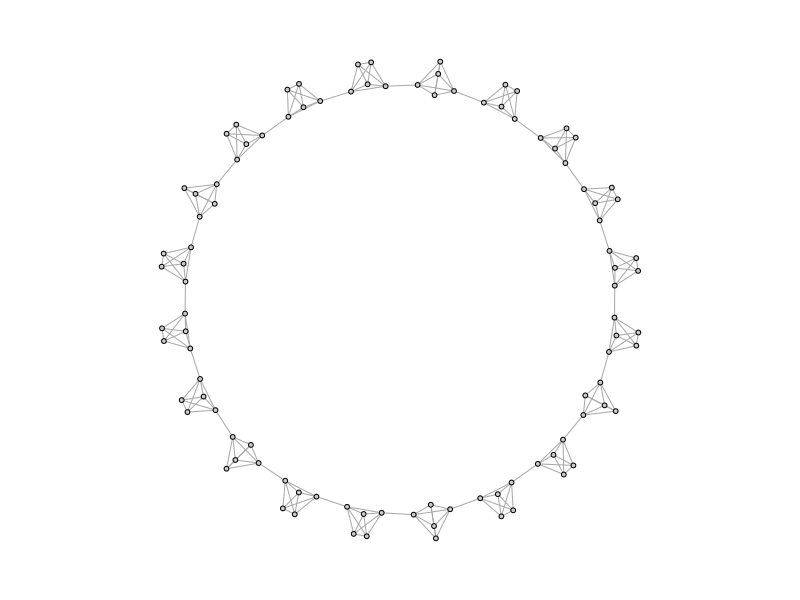

Generate this figure with R:
library(igraph)

simulate_caveman <- function(n = 25, clique_size = 5){
  require(igraph)
  # Groups are all the same size, so I check whether N is divisible by the size of groups
  if ( ((n%/%clique_size) * clique_size) != n){
    stop("n is not evenly divisible by clique_size")
  }
  
  groups = n/clique_size # this determines the number of groups
  
  el <- data.frame(PersonA = 1:n, Group = NA) # I create a dataframe which has people and the groups they are in
  # I treat it like a person to group edgelist
  
  group_vector = c()
  for (i in 1:groups){
    group_vector <- c(group_vector, rep(i, clique_size))
  }  
  
  el$Group <- group_vector
  
  inc <- table(el) # I use the table function to turn the person to group edgelist into an incidence matrix
  adj <- inc %*% t(inc) # And I use matrix multiplication with the transpose to turn the person to group incidence matrix
  # into a person to person adjacency matrix
  
  diag(adj) <- 0 
  
  g <- graph.adjacency(adj, mode = "undirected") # I graph this matrix
  
  group_connect <- seq(from = 1, to = n, by = clique_size) # I determine the points of connection using a sequence funciton
  
  for( i in 1:(length(group_connect)-1)){
    p1 <- group_connect[i] + 1
    p2 <- group_connect[i+1]
    g <- add.edges(g, c(p1,p2)) # And I connect the points of connection using add.edges
  }
  g <- add.edges(g, c(group_connect[1],(group_connect[groups]+1))) # finally I connect the ends of the structure so that it forms a circle
  
  return(g)    
}


caveman_net <- simulate_caveman(n = 100, clique_size = 5) 
par(mar = c(2,2,2,2))

kk_layout =  layout.kamada.kawai(caveman_net)

plot(caveman_net, layout = kk_layout, vertex.size = 2, vertex.label = NA, vertex.color = "grey80")

geographic_dist = as.matrix(dist(kk_layout))
social_dist = as.matrix(distances(caveman_net, v = V(caveman_net), to = V(caveman_net)))

sim_geo = function(graph, dist_mat = geographic_dist, geographic = T, iter = 1000){
  
  for (i in 1:iter){
    graph_adj = get.adjacency(graph)
    graph_adj = as.matrix(graph_adj)
    
    sampled_node = sample(1:vcount(graph), 1)
    
    not_present = graph_adj[sampled_node,]
    
    ## select node
    
    
    
    ## delete edge
    
    
    
    ## reform edge
    
    probs = probs[sampled_node, ]/sum(probs[sampled_node, ])
    
    
  }
  
  
  
  
  
  
  
  
  
  
}




